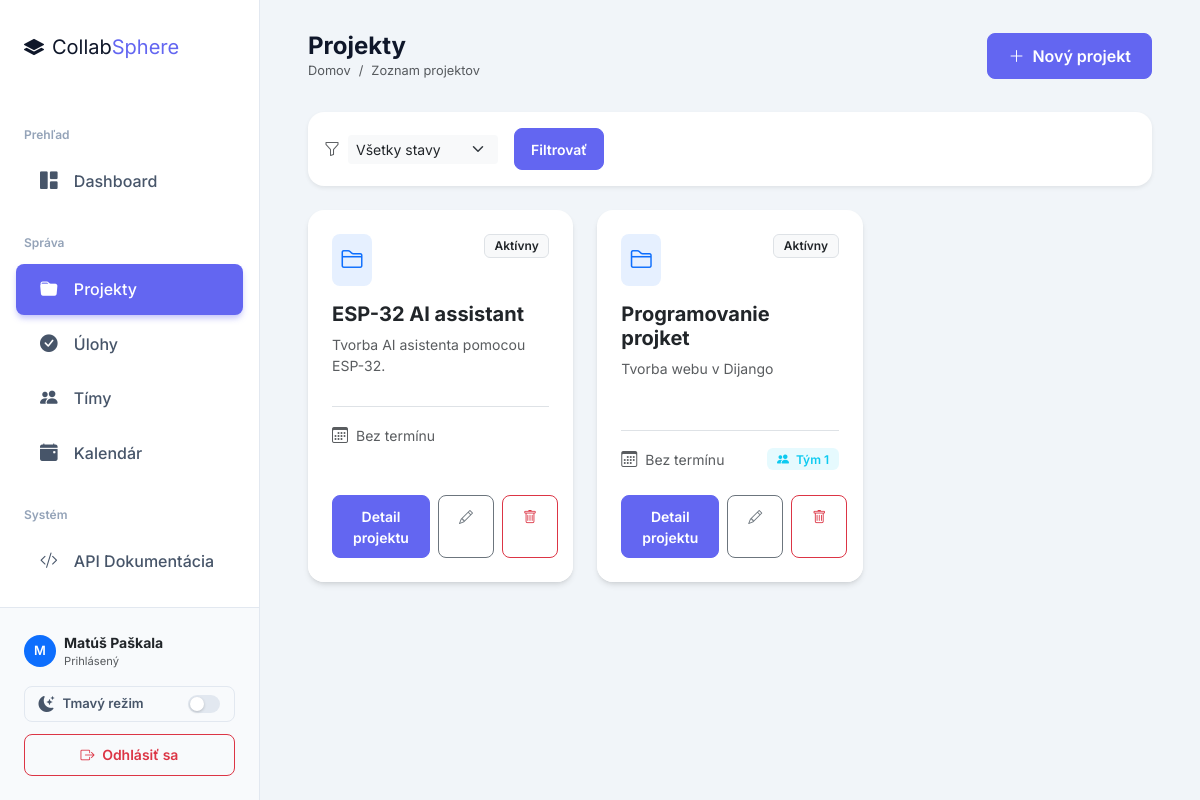
Before: /projects/ (signed in) with the older database file.
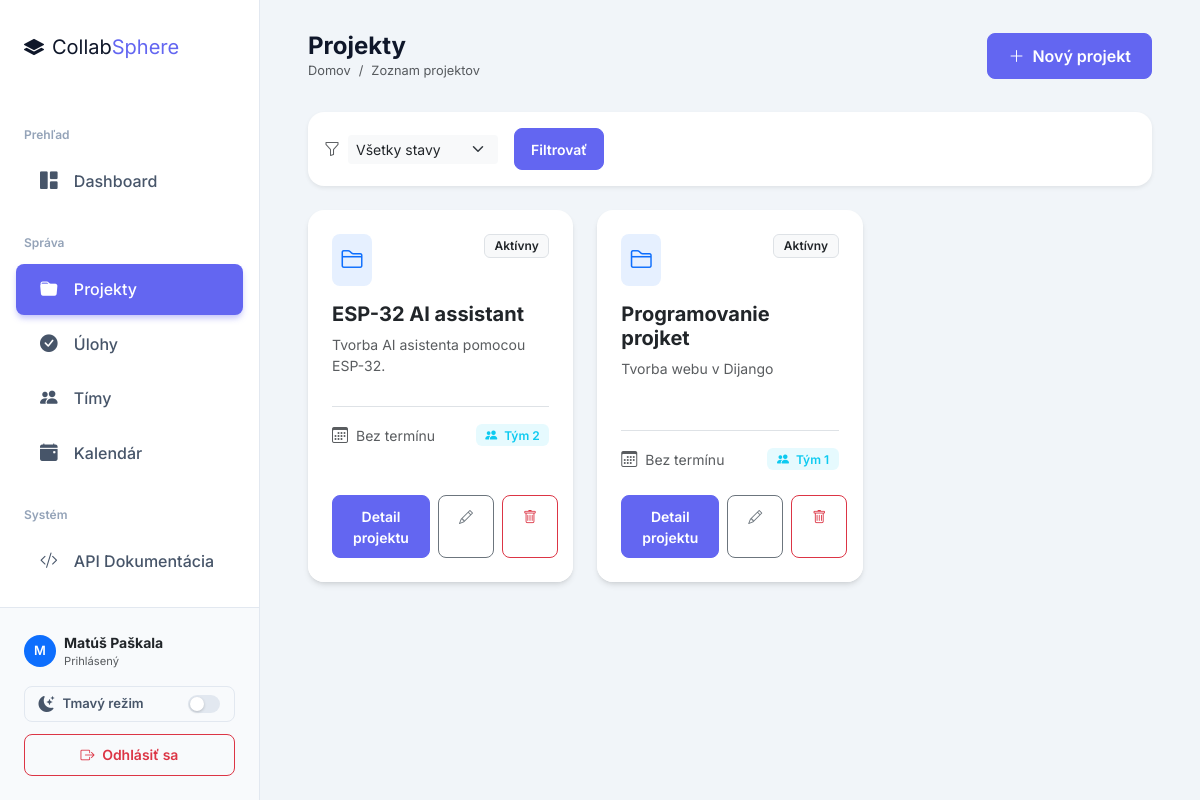
After: the same page with the newer database file.
### projects/models.py (models this page shows, shortened)
class Project(models.Model):
    STATUS_CHOICES = [
        ('planning', 'Plánovanie'),
        ('active', 'Aktívny'),
        ('on_hold', 'Pozastavený'),
        ('completed', 'Dokončený'),
        ('cancelled', 'Zrušený'),
    ]
    name = models.CharField(max_length=200, verbose_name='Názov')
    description = models.TextField(blank=True, verbose_name='Popis')
    created_at = models.DateTimeField(auto_now_add=True, verbose_name='Dátum vytvorenia')
    deadline = models.DateField(null=True, blank=True, verbose_name='Termín odovzdania')
    status = models.CharField(max_length=20, choices=STATUS_CHOICES, default='planning', verbose_name='Stav')
    team = models.ForeignKey(Team, on_delete=models.SET_NULL, null=True, blank=True,
                             related_name='projects', verbose_name='Tím')
    members = models.ManyToManyField(User, through='Membership', related_name='projects', verbose_name='Členovia')
    class Meta:
        verbose_name = 'Projekt'
        verbose_name_plural = 'Projekty'
        ordering = ['-created_at']

class Team(models.Model):
    name = models.CharField(max_length=100, verbose_name='Názov')
    description = models.TextField(blank=True, verbose_name='Popis')
    created_at = models.DateTimeField(auto_now_add=True, verbose_name='Dátum vytvorenia')
    members = models.ManyToManyField(User, related_name='teams', blank=True, verbose_name='Členovia')
    class Meta:
        verbose_name = 'Tím'
        verbose_name_plural = 'Tímy'
        ordering = ['name']

### projects/views.py (the view)
# urls.py: path('projects/', views.project_list, name='project_list'),
@login_required
def project_list(request):
    is_manager = request.user.groups.filter(name='manager').exists()
    if is_manager:
        projects = Project.objects.select_related('team').prefetch_related('members')
    else:
        projects = Project.objects.filter(members=request.user).select_related('team')
    status_filter = request.GET.get('status', '')
    if status_filter:
        projects = projects.filter(status=status_filter)
    return render(request, 'projects/project_list.html', {
        'projects': projects,
        'status_filter': status_filter,
        'status_choices': Project.STATUS_CHOICES,
        'is_manager': is_manager,
    })

### templates/projects/project_list.html (shortened to what this page needs)
{% extends "base.html" %}
{% block page_title %}Projekty{% endblock %}
{% block breadcrumb %}Zoznam projektov{% endblock %}
{% block topbar_actions %}
{% if is_manager %}
<a href="{% url 'project_create' %}" class="btn btn-primary">
    <i class="bi bi-plus-lg me-2"></i>Nový projekt
</a>
{% endif %}
{% endblock %}
{% block content %}
<div class="card mb-4 border-0 shadow-sm">
    <div class="card-body p-3">
        <form class="d-flex gap-3 flex-wrap align-items-center" method="get">
            <div class="d-flex align-items-center">
                <i class="bi bi-funnel text-muted me-2"></i>
                <select name="status" class="form-select form-select-sm border-0 bg-light" style="width:auto; min-width: 150px;">
                    <option value="">Všetky stavy</option>
                </select>
            </div>
            <button class="btn btn-sm btn-primary px-3" type="submit">Filtrovať</button>
        </form>
    </div>
</div>
<div class="row g-4">
    {% for p in projects %}
    <div class="col-md-6 col-xl-4">
        <div class="card h-100">
            <div class="card-body p-4">
                <div class="d-flex justify-content-between align-items-start mb-3">
                    <div class="p-2 bg-primary bg-opacity-10 rounded-3">
                        <i class="bi bi-folder2 fs-4 text-primary"></i>
                    </div>
                    <span class="badge bg-light text-dark border">{{ p.get_status_display }}</span>
                </div>
                <h5 class="card-title fw-bold mb-2">
                    <a href="{% url 'project_detail' p.pk %}" class="text-decoration-none text-dark">{{ p.name }}</a>
                </h5>
                <p class="card-text text-muted small mb-4" style="height: 3rem; overflow: hidden; display: -webkit-box; -webkit-line-clamp: 2; -webkit-box-orient: vertical;">
                    {{ p.description|default:"Žiadny popis projektu nie je k dispozícii." }}
                </p>
                <div class="d-flex justify-content-between align-items-center pt-3 border-top">
                    <div class="d-flex align-items-center">
                        <i class="bi bi-calendar3 text-muted me-2"></i>
                        <span class="small text-muted">{{ p.deadline|default:"Bez termínu" }}</span>
                    </div>
                    {% if p.team %}
                    <div class="badge bg-info bg-opacity-10 text-info border-0">
                        <i class="bi bi-people-fill me-1"></i> {{ p.team.name }}
                    </div>
                    {% endif %}
                </div>
            </div>
            <div class="card-footer bg-white border-0 p-4 pt-0">
                <div class="d-flex gap-2">
                    <a href="{% url 'project_detail' p.pk %}" class="btn btn-sm btn-primary flex-grow-1">
                        Detail projektu
                    </a>
                    {% if is_manager %}
                    <a href="{% url 'project_edit' p.pk %}" class="btn btn-sm btn-outline-secondary">
                        <i class="bi bi-pencil"></i>
                    </a>
                    <a href="{% url 'project_delete' p.pk %}" class="btn btn-sm btn-outline-danger">
                        <i class="bi bi-trash"></i>
                    </a>
                    {% endif %}
                </div>
            </div>
        </div>
    </div>
    {% endfor %}
</div>
{% endblock %}

Changed rows visible on the page:
changed Project "ESP-32 AI assistant": team_id empty → 2 (drawn); team.name (not shown) → "Tým 2"
